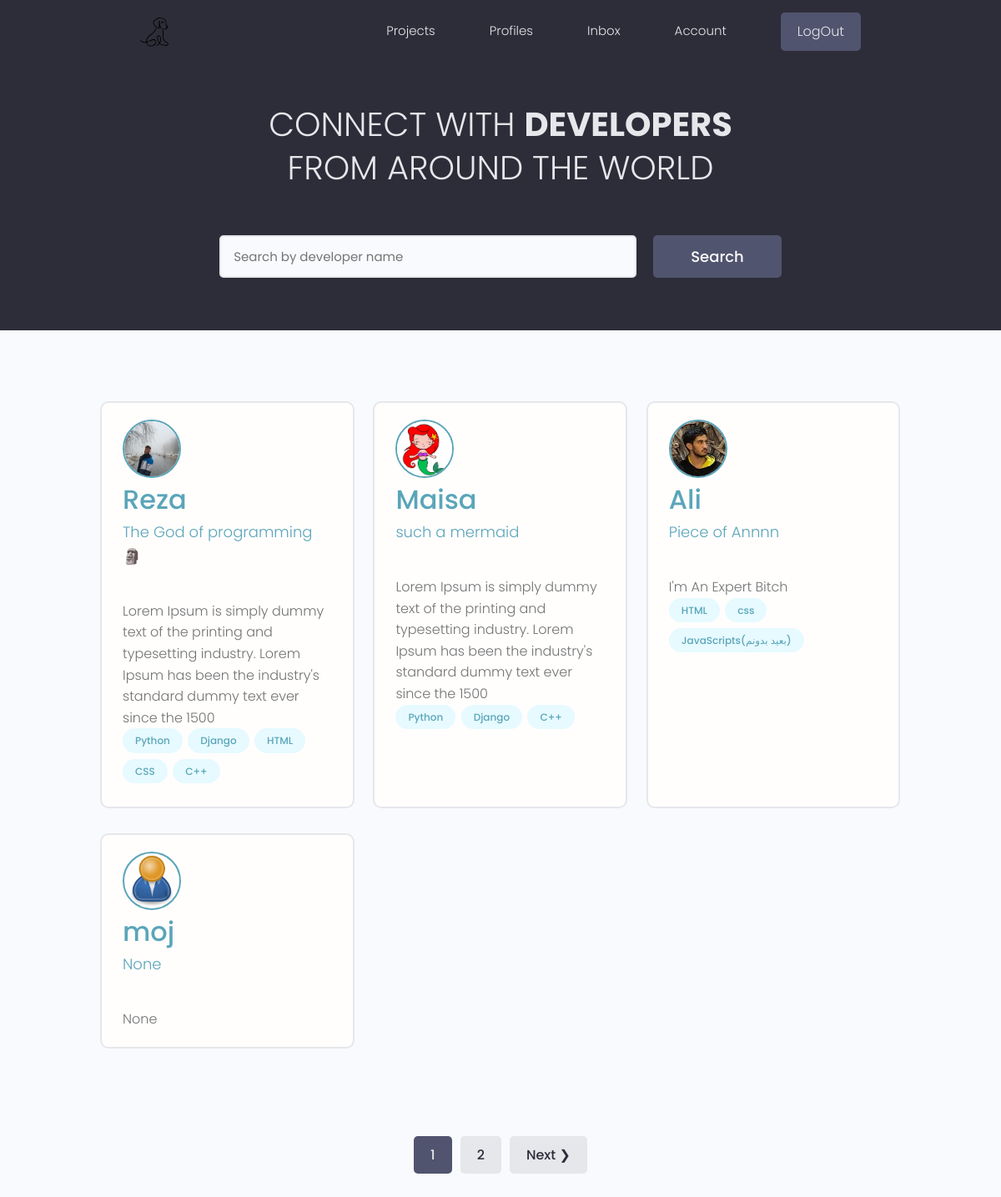
The app's page / (signed in) with its own data.
### users/models.py (models this page shows, shortened)
class profile(models.Model):
    user=models.OneToOneField(User,on_delete=models.CASCADE,null=True,blank=True)
    first_name=models.CharField(max_length=200,blank=True,null=True)
    last_name=models.CharField(max_length=200,blank=True,null=True)
    short_bio=models.CharField(max_length=200,blank=True,null=True)
    username=models.CharField(max_length=200,blank=True,null=True)
    location=models.CharField(max_length=200,blank=True,null=True)
    bio=models.TextField(blank=True,null=True)
    profile_img=models.ImageField(null=True,upload_to='images/profiles',blank=True,default='profiles/user-default.png')
    age=models.IntegerField(default=0,null=True,blank=True)
    email=models.EmailField(max_length=500,null=True,blank=True)
    social_website=models.CharField(max_length=200,blank=True,null=True)
    social_youtube=models.CharField(max_length=200,blank=True,null=True)
    social_linkedin=models.CharField(max_length=200,blank=True,null=True)
    social_twitter=models.CharField(max_length=200,blank=True,null=True)
    social_github=models.CharField(max_length=200,blank=True,null=True)
    created=models.DateTimeField(auto_now_add=True)
    id=models.UUIDField(default=uuid.uuid4,unique=True
                        ,primary_key=True,editable=False)
    class Meta:
        ordering=['created']

class Skill(models.Model):
    owner=models.ForeignKey(profile,on_delete=models.CASCADE,null=True,blank=True)
    name=models.CharField(max_length=200,blank=True,null=True)
    description=models.TextField(null=True,blank=True)
    created=models.DateTimeField(auto_now_add=True)
    id=models.UUIDField(default=uuid.uuid4,unique=True
                        ,primary_key=True,editable=False)
    def __str__(self):
        return str(self.name)

### users/views.py (the view)
# urls.py: path('',views.profiles,name='profiles'),
def profiles(request):
    profile , search_query=searchProfile(request)
    custom_range,profile=paginatePages(request,profile,4)
    context={'profiles':profile, 'search_query':search_query,'custom_range':custom_range,}
    return render(request,'users/profiles.html',context)

### users/util.py (called while the page is built)
def paginatePages(request,profile,result):
    page=request.GET.get('page')
    paginator=Paginator(profile,result)
    try:
        profile=paginator.page(page)
    except EmptyPage:
        page=paginator.page_range
        profile=paginator.page(page)
    except PageNotAnInteger:
        page=1
        profile=paginator.page(page)
    leftIndex=(int(page) - 4)
    if leftIndex<1:
        leftIndex=1
    rightIndex=(int(page) + 5)
    if rightIndex>paginator.num_pages:
        rightIndex=paginator.num_pages+1
    custom_range = range(leftIndex,rightIndex)
    return custom_range , profile

def searchProfile(request):
    search_query=''
    if request.GET.get('search_query'):
        search_query=request.GET.get('search_query')
    skill=Skill.objects.filter(name__icontains=search_query)
    profiles=profile.objects.distinct().filter(
        Q(first_name__icontains=search_query) |
        Q(short_bio__icontains=search_query)|
        Q(skill__in=skill))
    return profiles , search_query

### users/templates/users/profiles.html (shortened to what this page needs)
{% extends 'main.html' %}
{% block content %}
<main class="home">
    <section class="hero-section text-center">
        <div class="container container--narrow">
            <div class="hero-section__box">
                <h2>CONNECT WITH <span>DEVELOPERS</span></h2>
                <h2>FROM AROUND THE WORLD</h2>
            </div>
            <div class="hero-section__search">
                <form id="searchForm" class="form" action="{% url 'profiles' %}" method="get">
                    <div class="form__field">
                        <input class="input input--text" id="formInput#search" type="text" name="search_query"
                            value="{{search_query}}" placeholder="Search by developer name" />
                    </div>
                    <input class="btn btn--sub btn--lg" type="submit" value="Search" />
                </form>
            </div>
        </div>
    </section>
    <section class="projectsList">
        <div class="container">
            <div class="grid grid--three">
                {% for profile in profiles %}
                <div class="column card">
                    <div class="dev">
                        <a href="{% url 'user-profiles' profile.id %}" class="card__body">
                            <div class="dev__profile">
                                <img class="avatar avatar--md" src="{{ profile.profile_img.url }}" alt="image" />
                                <div class="dev__meta">
                                    <h3>{{profile.first_name}}</h3>
                                    <h6>{{profile.short_bio}}&nbsp;</h6>
                                    <h5> &nbsp;&nbsp;&nbsp;</h5>
                                </div>
                            </div>
                            <p class="dev__info">{{profile.bio|slice:"150"}}</p>
                            <div class="dev__skills">
                                {% for skill in profile.skill_set.all|slice:"5" %}
                                <span class="tag tag--pill tag--main">
                                    <small>{{skill}}</small>
                                </span>
                                {% endfor %}
                            </div>
                        </a>
                    </div>
                </div>
                {% endfor %}
            </div>
        </div>
    </section>
    {% include 'pagination.html' with queryset=profiles  custom_range=custom_range %}
</main>
{% endblock content %}

### static/styles/app.css (style rules this page uses)
:root { --color-sub: #2d2d39; }
.btn--sub { background-color: var(--color-sub-light); }
.card { border: 2px solid var(--color-light); }
img { width: 100%; }
.hero-section { height: 40vh; display: flex; align-items: center; background-color: var(--color-sub); }
.hero-section__box { margin-bottom: 4rem; }
.hero-section__box > h2, .hero-section__box > h2 > span { font-size: 4rem; color: var(--color-light); line-height: 1.3; text-transform: uppercase; }
.hero-section__box > h2 { font-weight: 300; }
.hero-section__box > h2 > span { font-weight: 700; }
.hero-section__search > .form { display: flex; align-items: center; justify-content: center; gap: 2rem; }
.hero-section__search > .form input.input--text { width: 50rem; }
.projectsList { margin-top: 8rem; }

### static/uikit/styles/modules/_variables.css (style rules this page uses)
:root { --color-main: #5aa5b9; --color-main-light: #e6faff; --color-sub: #3f4156; --color-sub-light: #51546e; --color-sub-lighter: #ededfd; --color-text: #737373; --color-gray: #8b8b8b; --color-light: #e5e7eb; --color-light-gray: #767676; --color-bg: #f8fafd; --color-white: #fffefd; --color-white-light: #f3f3f3; --color-success: #359e64; --color-success-bg: #def8e8; --color-error: #fc4b0b; --color-error-bg: #fff2ee; --font-base: 'Poppins', arial, helvetica, 'Segoe UI', roboto, ubuntu, sans-serif; --font-monospace: 'Fira Code', 'Courier New', courier, monospace; --font-regular: 300; --font-medium: 500; --font-bold: 700; --generic-shadow: 1px 1px 5px #00000010; --generic-transition: all 0.3s ease-in-out; }

### static/uikit/styles/modules/_base.css (style rules this page uses)
* { margin: 0; padding: 0; box-sizing: border-box; text-rendering: optimizeLegibility; color: inherit; font-size: inherit; }
html { font-size: 50%; }
@media only screen and (min-width: 480px) { html { font-size: 56.25%; } }
@media only screen and (min-width: 1200px) { html { font-size: 62.5%; } }
body { line-height: 1.6; font-weight: 400; font-size: 1.5rem; color: var(--color-text); background-color: var(--color-bg); min-height: 100vh; }

### static/uikit/styles/modules/_typography.css (style rules this page uses)
* { font-family: var(--font-base); }
h2 { font-size: 3.6rem; font-weight: var(--font-bold); }
h3 { font-size: 3.2rem; font-weight: var(--font-medium); }
h5 { font-size: 2.4rem; font-weight: var(--font-medium); }
h5, h6 { font-weight: var(--font-regular); }
h6 { font-size: 1.8rem; }
p, span, strong { font-size: 1.6rem; color: var(--color-text); font-weight: var(--font-regular); }
a { padding-bottom: 2px; text-decoration: none; display: inline-block; color: var(--color-main); font-weight: var(--font-medium); }

### static/uikit/styles/modules/_utilities.css (style rules this page uses)
.container { width: 92%; max-width: 165rem; margin: 0 auto; box-sizing: border-box; }
.container--narrow { width: 92%; max-width: 120rem; }
@media screen and (min-width: 1000px) { .container { width: 90%; } }
@media screen and (min-width: 1000px) { .container--narrow { width: 85%; } }
@media screen and (min-width: 1200px) { .container { width: 80%; } }
@media screen and (min-width: 1200px) { .container--narrow { width: 72%; } }
.text-center { text-align: center; }

### static/uikit/styles/modules/_avatar.css (style rules this page uses)
.avatar { border-radius: 50%; border: 2px solid var(--color-main); object-fit: cover; }
.avatar--md { height: 7rem; width: 7rem; }

### static/uikit/styles/modules/_button.css (style rules this page uses)
.btn { display: inline-block; position: relative; cursor: pointer; background-color: var(--color-light); font-weight: var(--font-medium); color: var(--color-sub); text-decoration: none; padding: 1rem 2rem; border-radius: 0.5rem; border: none; width: -webkit-fit-content; width: -moz-fit-content; width: fit-content; height: -webkit-fit-content; height: -moz-fit-content; height: fit-content; font-size: 1.6rem; outline-width: 0; outline-color: transparent; -webkit-backface-visibility: hidden; backface-visibility: hidden; transition: all 0.3s ease-in-out; }
.btn--sub { background-color: var(--color-sub); color: var(--color-white); }
.btn--lg { font-size: 1.8rem; padding: 1.2rem 4.5rem; }

### static/uikit/styles/modules/_card.css (style rules this page uses)
.card { border-radius: 1rem; background-color: var(--color-white); border: 1.5px solid var(--color-light); width: auto; height: auto; margin-top: 0.5rem; margin-bottom: 0.5rem; overflow: hidden; }
.card__body, .card__header { padding: 2rem 2.5rem; }

### static/uikit/styles/modules/_form.css (style rules this page uses)
.form { display: block; }
.form__field { margin-top: 1.5rem; margin-bottom: 1.5rem; }
input.input[type='text'], input.input[type='email'], input.input[type='password'], input.input[type='number'], textarea.input { min-width: 24rem; width: 100%; padding: 1.2rem 1.5rem; border-radius: 0.5rem; border: 2px solid var(--color-light); transition: all 0.3s ease-in-out; background-color: var(--color-bg); }

### records on screen
profile: profile_img (picture), first_name "Reza", short_bio "The God of programming 🗿", bio "Lorem Ipsum is simply dummy text of the printing and typesetting industry. Lorem Ipsum has been the industry's standard dummy text ever since the 1500"
Skill: name "Python"
Skill: name "Django"
Skill: name "HTML"
Skill: name "CSS"
Skill: name "C++"
profile: profile_img (picture), first_name "Maisa", short_bio "such a mermaid", bio "Lorem Ipsum is simply dummy text of the printing and typesetting industry. Lorem Ipsum has been the industry's standard dummy text ever since the 1500"
Skill: name "Python"
Skill: name "Django"
Skill: name "C++"
profile: profile_img (picture), first_name "Ali", short_bio "Piece of Annnn", bio "I'm An Expert Bitch"
Skill: name "HTML"
Skill: name "css"
Skill: name "JavaScripts(بعید بدونم)"
profile: profile_img (placeholder picture), first_name "moj", short_bio "None", bio "None"

### other values on screen
{{ page }} "1"
{{ page }} "2"
